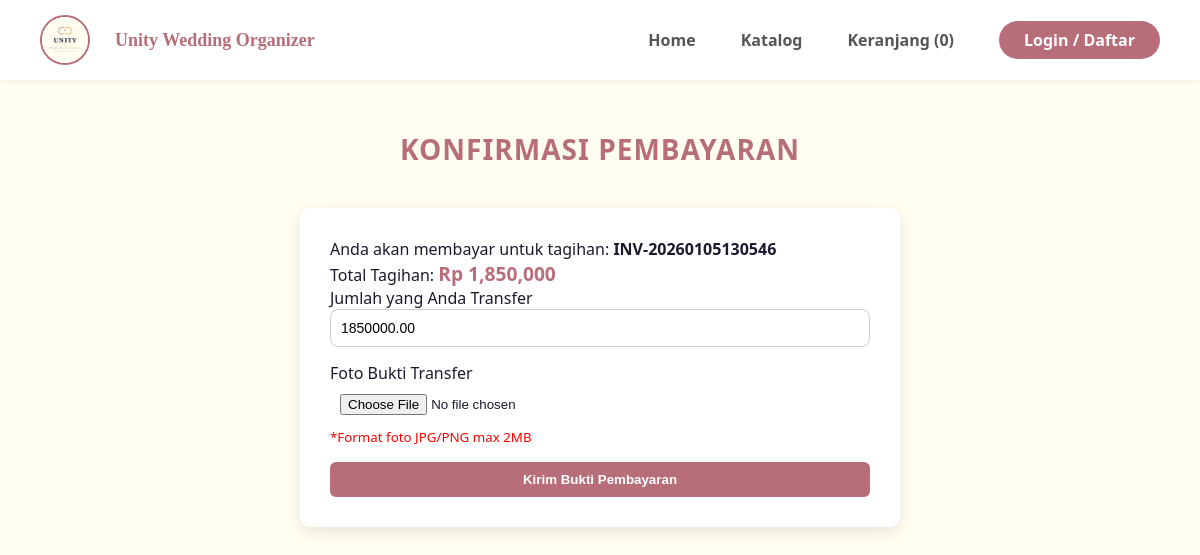
The page /wedding_organizer/pembayaran.php?id=9 on the database its author committed.
### tables this page shows
CREATE TABLE `pemesanan` (
  `id_pemesanan` int(11) NOT NULL,
  `kode_transaksi` varchar(20) DEFAULT NULL,
  `id_user` int(11) NOT NULL,
  `tanggal_acara` date NOT NULL,
  `lokasi_acara` text NOT NULL,
  `catatan` text DEFAULT NULL,
  `opsi_pengiriman` varchar(50) DEFAULT 'Diantar',
  `total_harga` decimal(12,2) NOT NULL,
  `status_pemesanan` enum('pending','menunggu_pembayaran','menunggu_verifikasi','lunas','selesai','batal') DEFAULT 'pending',
  `metode_pemesanan` enum('online','offline') DEFAULT 'online',
  `created_at` datetime DEFAULT current_timestamp()
);

### wedding_organizer/pembayaran.php (the view, shortened to what this page needs)
<?php
include 'koneksi.php';
include 'header.php';
$id_pemesanan = $_GET['id'];
$ambil = mysqli_query($koneksi, "SELECT * FROM pemesanan WHERE id_pemesanan='$id_pemesanan'");
$detpem = mysqli_fetch_assoc($ambil);
?>
<div class="container" style="margin-top: 50px;">
    <h2 class="section-title">Konfirmasi Pembayaran</h2>
    <div style="background: white; padding: 30px; border-radius: 10px; max-width: 600px; margin: 0 auto; box-shadow: 0 5px 15px rgba(0,0,0,0.1);">
        <p>Anda akan membayar untuk tagihan: <strong><?php echo $detpem['kode_transaksi']; ?></strong></p>
        <p>Total Tagihan: <strong style="color: var(--primary); font-size: 1.2rem;">Rp <?php echo number_format($detpem['total_harga']); ?></strong></p>
        <form method="POST" enctype="multipart/form-data">
            <div style="margin-bottom: 15px;">
                <label>Jumlah yang Anda Transfer</label>
                <input type="number" name="jumlah" class="form-control" value="<?php echo $detpem['total_harga']; ?>" required style="width:100%; padding:10px; border:1px solid #ccc;">
            </div>
            <div style="margin-bottom: 15px;">
                <label>Foto Bukti Transfer</label>
                <input type="file" name="bukti" required style="width:100%; padding:10px;">
                <small style="color: red;">*Format foto JPG/PNG max 2MB</small>
            </div>
            <button type="submit" name="kirim" class="btn-cta" style="width:100%; border:none; cursor:pointer;">Kirim Bukti Pembayaran</button>
        </form>
    </div>
</div>
</body>
</html>

### wedding_organizer/style.css (style rules this page uses)
:root { --primary: #B76E79; --secondary: #FFFEF0; --text: #1A1A2E; --white: #ffffff; --gray: #f4f4f4; --accent: #d48c96; }
* { margin: 0; padding: 0; box-sizing: border-box; }
body { font-family: 'Segoe UI', Tahoma, Geneva, Verdana, sans-serif; background-color: var(--secondary); color: var(--text); display: flex; flex-direction: column; min-height: 100vh; }
.form-control { width: 100%; padding: 12px; border: 1px solid #ddd; border-radius: 8px; font-size: 14px; }
.container { max-width: 1200px; margin: 40px auto; padding: 0 20px; }
.section-title { text-align: center; margin-bottom: 40px; color: var(--primary); font-size: 28px; text-transform: uppercase; letter-spacing: 1px; }
.btn-cta { background-color: var(--primary); color: white; padding: 10px 25px; text-decoration: none; border-radius: 6px; font-weight: 600; transition: 0.3s; border: none; cursor: pointer; display: inline-block; }

### rows shown on the page
pemesanan: kode_transaksi "INV-20260105130546", total_harga "1,850,000", jumlah "1850000.00"

### other values the page prints
$jml_keranjang "0"
